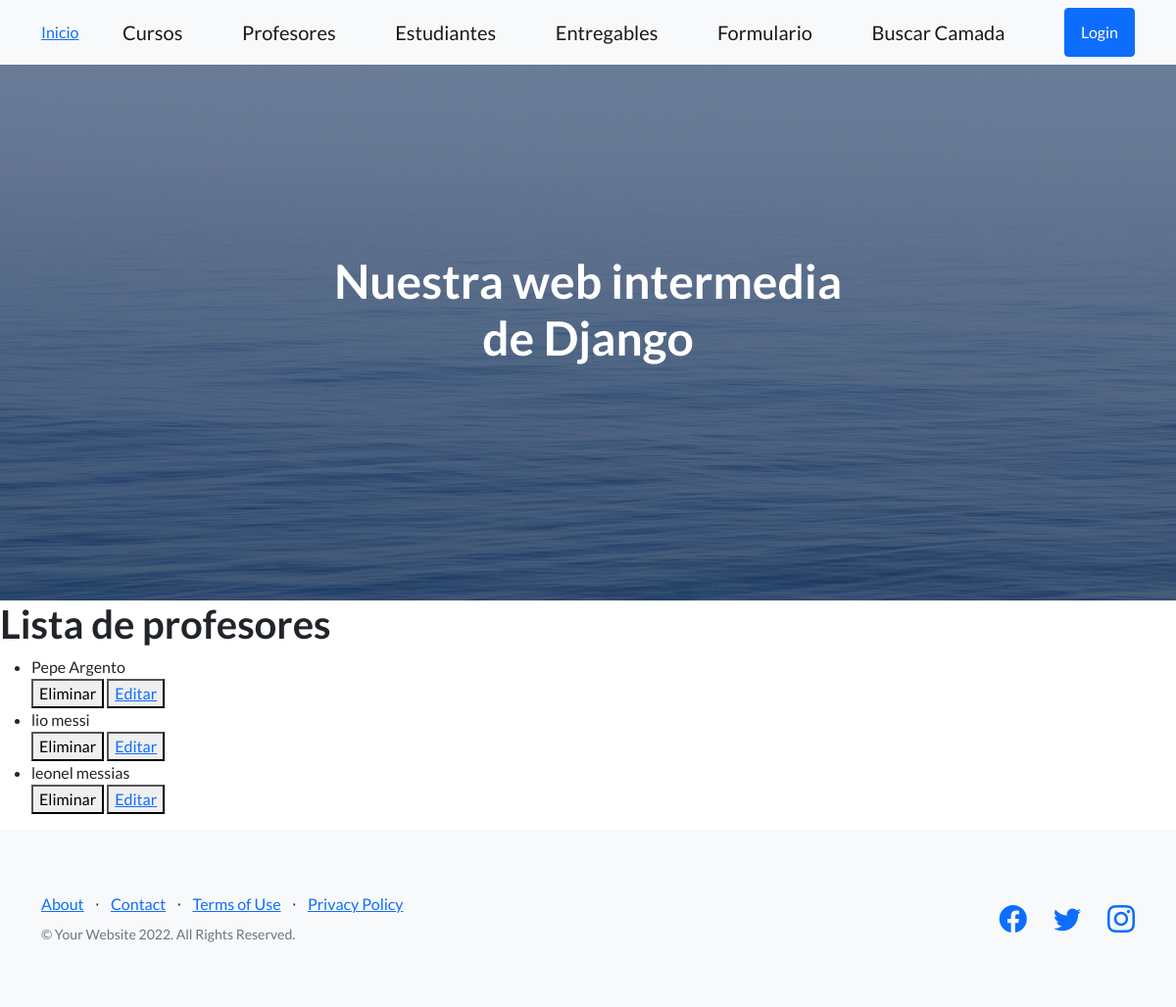
/app-coder/lista-profesores/, run on an earlier commit of the app's database.
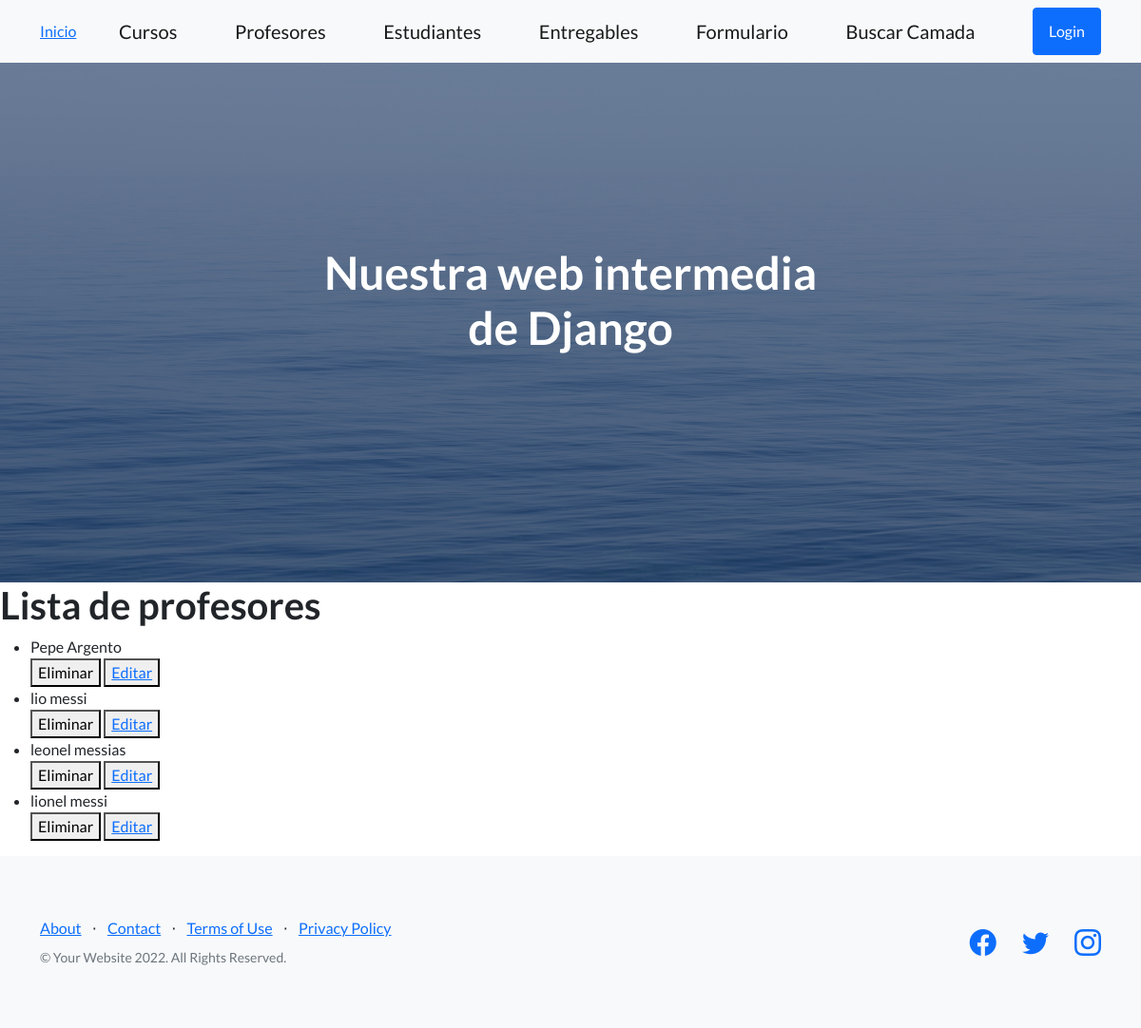
And on a later commit of the database.
### AppCoder/models.py (models this page shows)
class Profesor(models.Model):
    nombre = models.CharField(max_length=50)
    apellido = models.CharField(max_length=50)
    email = models.EmailField()
    profesion = models.CharField(max_length=50)
    cursos = models.ManyToManyField(Curso, related_name = 'profesor_curso') # tabla intermedia que se utiliza para la cardinalidad n-n
    def __str__(self):
        return f'{self.nombre} {self.apellido}'

### AppCoder/views.py (the view)
# urls.py: path('lista-profesores/', listaProfesores, name='ListaProfesores'),
def listaProfesores(request): ##A partir de aca comienza la clase 22
    profesores = Profesor.objects.all()
    return render(request, 'leerProfesores.html', {'profesores':profesores})

### AppCoder/templates/leerProfesores.html
{% extends 'padre.html' %}
{% block contenidoQueCambia %}
    <h1>Lista de profesores</h1>
    <ul>
        {% for profesor in profesores %}
            <li>{{profesor}}</li>
            <div>
                <form action="{% url 'EliminaProfesor' profesor.id %}" method="POST"> {% csrf_token %}
                    <button type="submit">Eliminar</button>
                    <button>
                        <a href="{% url 'EditarProfesor' profesor.id %}">Editar</a>
                    </button>
                </form>
            </div>
        {% endfor %}
    </ul>
{% endblock contenidoQueCambia %}

What changed in the data, as far as the page shows it:
added Profesor: nombre+apellido "lionel messi"
